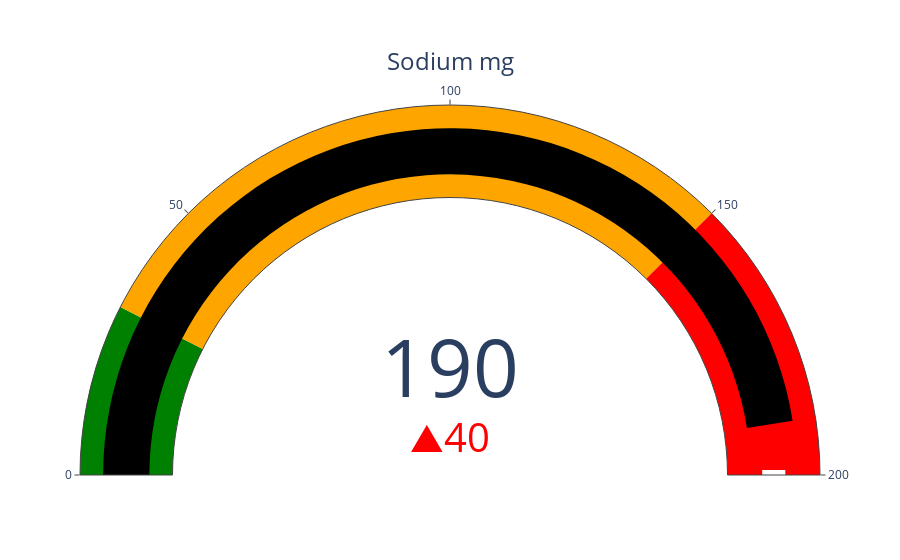

Notebook cell for this chart:
### Code cell
fig = go.Figure(go.Indicator(
    mode = "gauge+number+delta",
    value = 190,
    domain = {'x': [0, 1], 'y': [0, 1]},
    title = {'text': "Sodium mg", 'font': {'size': 24}},
    delta = {'reference': 0, 'decreasing': {'color': "green"}
            ,'reference': 150, 'increasing': {'color': "red"}},
    gauge = {
        'axis': {'range': [None, 200], 'tickwidth': 1},
        'bar': {'color': "black"},
        #'bgcolor': "white",
        #'borderwidth': 1,
        #'bordercolor': "gray",
        'steps': [
            {'range': [0, 30], 'color': 'green'},
            {'range': [30, 150], 'color': 'orange'},
            {'range': [150, 200], 'color': 'red'}],
         'threshold': {
             'line': {'color': "white", 'width': 10},
             'thickness': 0.25,
             'value': 200}}))

#fig.update_layout(paper_bgcolor = "lavender", font = {'color': "darkblue", 'family': "Arial"})

fig.show()

### Figure 1 — Plotly figure (JSON) as saved in the notebook; plotly's stock layout.template omitted (floating-point values rounded to 4 significant figures)
{"data": [{"delta": {"decreasing": {"color": "green"}, "increasing": {"color": "red"}, "reference": 150}, "domain": {"x": [0, 1], "y": [0, 1]}, "gauge": {"axis": {"range": [null, 200], "tickwidth": 1}, "bar": {"color": "black"}, "steps": [{"color": "green", "range": [0, 30]}, {"color": "orange", "range": [30, 150]}, {"color": "red", "range": [150, 200]}], "threshold": {"line": {"color": "white", "width": 10}, "thickness": 0.25, "value": 200}}, "mode": "gauge+number+delta", "title": {"font": {"size": 24}, "text": "Sodium mg"}, "type": "indicator", "value": 190}], "layout": {}}
